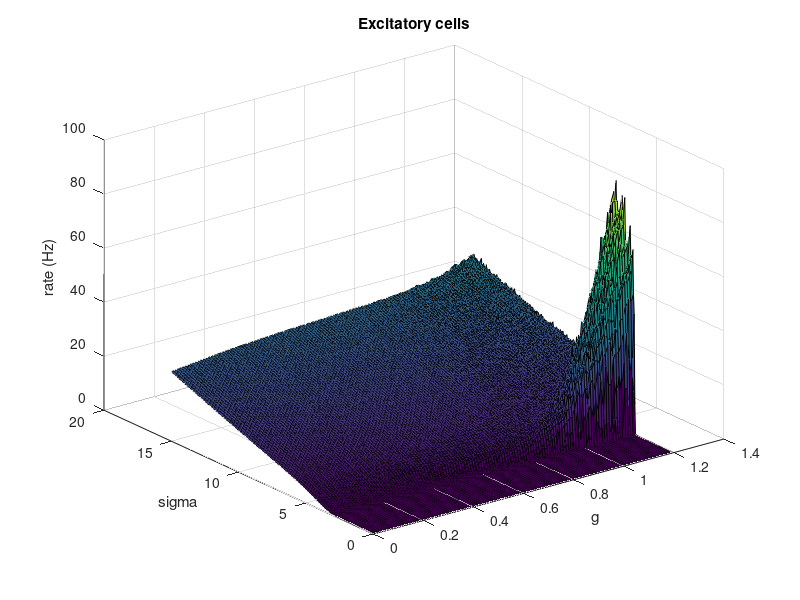
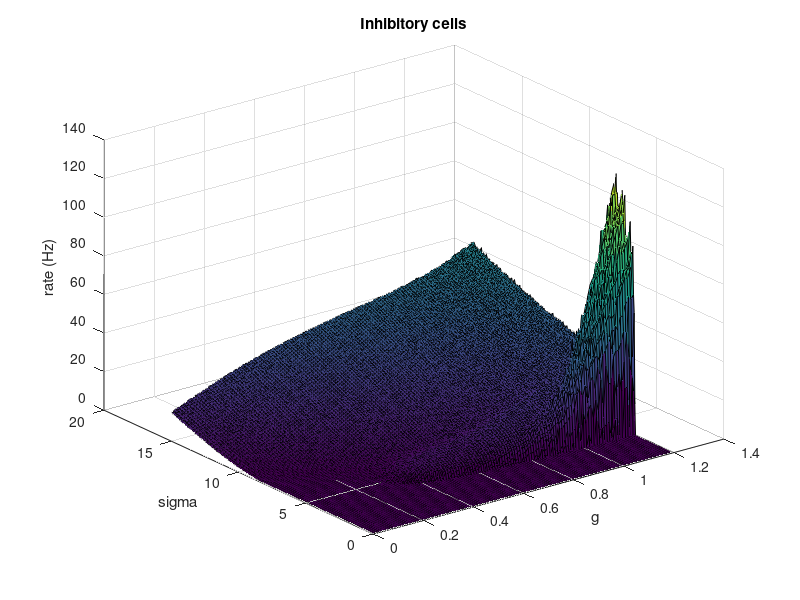
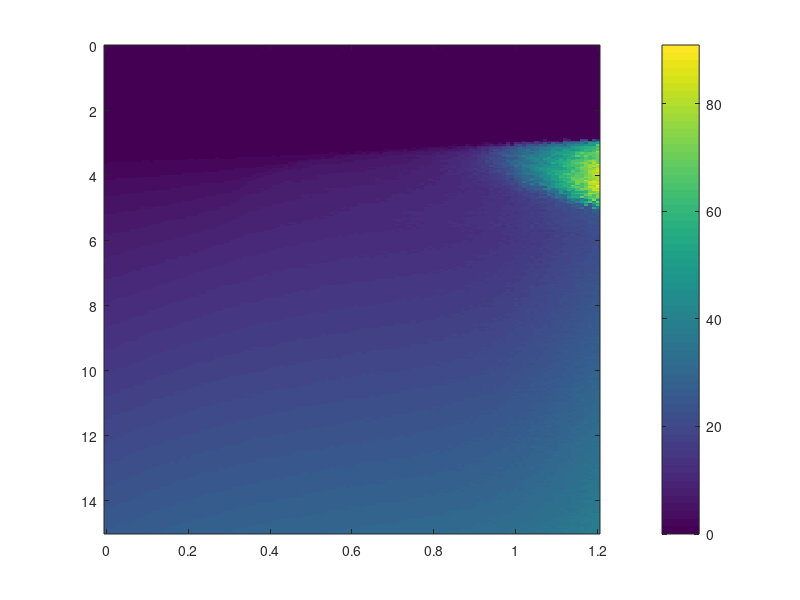

Source code (MATLAB) for these figures, in order: (Note: this script raises an error after producing the figures.)
%% This codes enable us to read average firing rates of (Inh, Exc) cells in g_sigma phase diagram 

load("./HighResolutionWorkSpaceData2.mat", 'i_rates', 'e_rates', 'g', 'sigma');

data1 = transpose(e_rates); 
data2 = transpose(i_rates);

% Define custom x and y axis values
x_values = g; % Replace with your actual x axis values
y_values = sigma; % Replace with your actual y axis values



%%%%%%%%%%%%%%%%%%%%%%%%%%%%%%%%%%%%%%%%%%%%%%%%%%%%%%%%%%%%%%%%%%%%%%%%%%%%%%%%%%%%%%%%%%%%%%%%%%%%%%%%%%%%
% plot 3D surf of rates Vs. g-sigma plane
figure('Name', 'Excitatory cells firing rates');
surf(g, sigma, data1);
xlabel('g');
ylabel('sigma');
zlabel('rate (Hz)');
title('Excitatory cells');

figure('Name', 'Inhibitory cells firing rates');
surf(g, sigma, data2);
xlabel('g');
ylabel('sigma');
zlabel('rate (Hz)');
title('Inhibitory cells');



%%%%%%%%%%%%%%%%%%%%%%%%%%%%%%%%%%%%%%%%%%%%%%%%%%%%%%%%%%%%%%%%%%%%%%%%%%%%%%%%%%%%%%%%%%%%%%%%%%%%%%%%%%%%
% Plot heatmap with custom axis values
figure('Name', 'Excitatory cells firing rates');
imagesc(x_values, y_values, data1);
c = colorbar; % Adds a colorbar to indicate the scale
c.Label.String = 'Hz';
set(gca,'YDir','normal') % Keeps the Y-axis direction normal
% Labeling the axes
xlabel('g');
ylabel('sigma');
title('Excitatory cells')

% Enable data cursor mode
dcm_obj = datacursormode(gcf);
set(dcm_obj,'Enable','on'); % Explicitly enable data cursor mode
% Set the custom update function with an anonymous function
set(dcm_obj, 'UpdateFcn', @(src, event)myupdatefcn(src, event, data1, g, sigma));

%%%%%%%%%%%%%%%%%%%%%%%%%%%%%%%%%%%%%%%%%%%%%%%%%%%%%%%%%%%%%%%%%%%%%%%%%%%%%%%%%%%%%%%%%%%%%%%%%%%%%%%%%%%%
figure('Name', 'Inhibitory cells firing rates');
imagesc(x_values, y_values, data2);
c = colorbar; % Adds a colorbar to indicate the scale
c.Label.String = 'Hz';
set(gca,'YDir','normal') % Keeps the Y-axis direction normal
% Labeling the axes
xlabel('g');
ylabel('sigma');
title('Inhibitory cells')

% Enable data cursor mode
dcm_obj = datacursormode(gcf);
set(dcm_obj,'Enable','on'); % Explicitly enable data cursor mode
% Set the custom update function with an anonymous function
set(dcm_obj, 'UpdateFcn', @(src, event)myupdatefcn(src, event, data2, g, sigma));
%%%%%%%%%%%%%%%%%%%%%%%%%%%%%%%%%%%%%%%%%%%%%%%%%%%%%%%%%%%%%%%%%%%%%%%%%%%%%%%%%%%%%%%%%%%%%%%%%%%%%%%%%%%%

% Define the custom update function as a local function
function txt = myupdatefcn(~, event_obj, data, x, y)
    pos = get(event_obj, 'Position'); % Get the position of the data cursor
    

    dataValue = data(abs(y - pos(2)) < 0.0001, abs(x - pos(1)) < 0.0001); % Extract the data value at the cursor's position
    
   % Create the tooltip text
    txt = {['g: ', num2str(pos(1))], ...
           ['sigma: ', num2str(pos(2))], ...
           ['Value: ', num2str(dataValue, '%.4f')]}; % Display value with 4 decimal places
end
